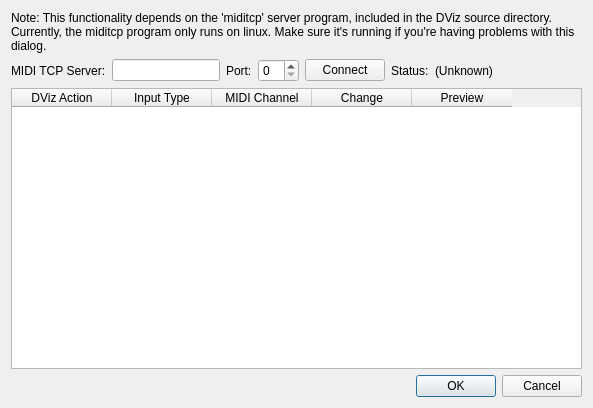
<?xml version="1.0" encoding="UTF-8"?>
<ui version="4.0">
 <class>MidiInputSettings</class>
 <widget class="QDialog" name="MidiInputSettings">
  <property name="geometry">
   <rect>
    <x>0</x>
    <y>0</y>
    <width>593</width>
    <height>408</height>
   </rect>
  </property>
  <property name="windowTitle">
   <string>Dialog</string>
  </property>
  <layout class="QVBoxLayout" name="verticalLayout">
   <item>
    <widget class="QLabel" name="label">
     <property name="text">
      <string>Note: This functionality depends on the 'miditcp' server program, included in the DViz source directory. Currently, the miditcp program only runs on linux. Make sure it's running if you're having problems with this dialog.</string>
     </property>
     <property name="textFormat">
      <enum>Qt::PlainText</enum>
     </property>
     <property name="wordWrap">
      <bool>true</bool>
     </property>
    </widget>
   </item>
   <item>
    <layout class="QHBoxLayout" name="horizontalLayout">
     <item>
      <widget class="QLabel" name="label_2">
       <property name="text">
        <string>MIDI TCP Server:</string>
       </property>
      </widget>
     </item>
     <item>
      <widget class="QLineEdit" name="hostEdit"/>
     </item>
     <item>
      <widget class="QLabel" name="label_3">
       <property name="text">
        <string>Port:</string>
       </property>
      </widget>
     </item>
     <item>
      <widget class="QSpinBox" name="portBox"/>
     </item>
     <item>
      <widget class="QPushButton" name="connectBtn">
       <property name="text">
        <string>Connect</string>
       </property>
      </widget>
     </item>
     <item>
      <widget class="QLabel" name="label_4">
       <property name="text">
        <string>Status:</string>
       </property>
      </widget>
     </item>
     <item>
      <widget class="QLabel" name="connectStatusLabel">
       <property name="text">
        <string>(Unknown)</string>
       </property>
      </widget>
     </item>
     <item>
      <spacer name="horizontalSpacer">
       <property name="orientation">
        <enum>Qt::Horizontal</enum>
       </property>
       <property name="sizeHint" stdset="0">
        <size>
         <width>40</width>
         <height>20</height>
        </size>
       </property>
      </spacer>
     </item>
    </layout>
   </item>
   <item>
    <widget class="QTableWidget" name="tableWidget">
     <column>
      <property name="text">
       <string>DViz Action</string>
      </property>
     </column>
     <column>
      <property name="text">
       <string>Input Type</string>
      </property>
     </column>
     <column>
      <property name="text">
       <string>MIDI Channel</string>
      </property>
     </column>
     <column>
      <property name="text">
       <string>Change</string>
      </property>
     </column>
     <column>
      <property name="text">
       <string>Preview</string>
      </property>
     </column>
    </widget>
   </item>
   <item>
    <widget class="QDialogButtonBox" name="buttonBox">
     <property name="orientation">
      <enum>Qt::Horizontal</enum>
     </property>
     <property name="standardButtons">
      <set>QDialogButtonBox::Cancel|QDialogButtonBox::Ok</set>
     </property>
    </widget>
   </item>
  </layout>
 </widget>
 <resources/>
 <connections>
  <connection>
   <sender>buttonBox</sender>
   <signal>accepted()</signal>
   <receiver>MidiInputSettings</receiver>
   <slot>accept()</slot>
   <hints>
    <hint type="sourcelabel">
     <x>248</x>
     <y>254</y>
    </hint>
    <hint type="destinationlabel">
     <x>157</x>
     <y>274</y>
    </hint>
   </hints>
  </connection>
  <connection>
   <sender>buttonBox</sender>
   <signal>rejected()</signal>
   <receiver>MidiInputSettings</receiver>
   <slot>reject()</slot>
   <hints>
    <hint type="sourcelabel">
     <x>316</x>
     <y>260</y>
    </hint>
    <hint type="destinationlabel">
     <x>286</x>
     <y>274</y>
    </hint>
   </hints>
  </connection>
 </connections>
</ui>
